Frame 1 (no input): blank canvas, image omitted
Frame 60 (the mouse pressed at the canvas centre just before this capture): blank canvas, image omitted
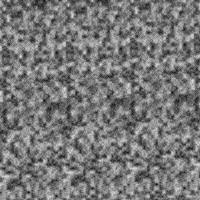
Frame 120 (the mouse held since frame 60 and released just before this capture)

The Processing sketch whose frames 1 and 60 were blank and that drew this single picture after the mouse press (run headless with seeded random() and noise(); from frame 60 on, the mouse is pressed at the canvas centre):

// Processing sketch: referenciaRuidoDePerlinEscala
// ── referenciaRuidoDePerlinEscala.pde
float valorDelRuido;
float escalaDelRuido;
void setup() {
  size(200, 200);
}
void draw() {
  escalaDelRuido = map(mouseX, 0, width, 0, .5);
  for (int y = 0; y < height; y++) {
    for (int x = 0; x < width; x++) {
      valorDelRuido = noise((x) * escalaDelRuido, (y)  * escalaDelRuido);
      stroke(valorDelRuido * 255);
      point(x, y);
    }
  }
}
